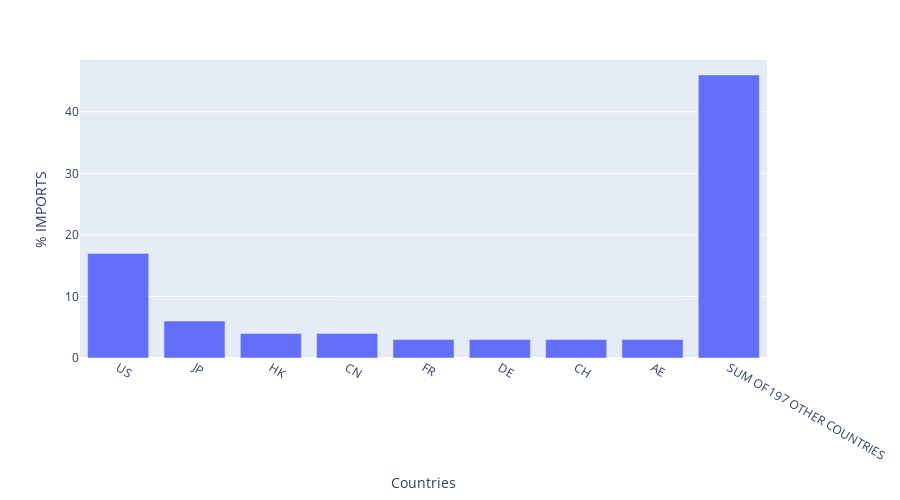

Write notebook code for a chart like this one.
### Code cell
fig3 = px.bar(Importers, x='Countries', y='Percent',
             labels={'Percent':'% IMPORTS'}, height=500)
fig3.show()

### Figure 1 — Plotly figure (JSON) as saved in the notebook; plotly's stock layout.template omitted (floating-point values rounded to 4 significant figures)
{"data": [{"alignmentgroup": "True", "hovertemplate": "Countries=%{x}<br>% IMPORTS=%{y}<extra></extra>", "legendgroup": "", "marker": {"color": "#636efa"}, "name": "", "offsetgroup": "", "orientation": "v", "showlegend": false, "textposition": "auto", "type": "bar", "x": ["US", "JP", "HK", "CN", "FR", "DE", "CH", "AE", "SUM OF 197 OTHER COUNTRIES"], "xaxis": "x", "y": [17, 6, 4, 4, 3, 3, 3, 3, 46], "yaxis": "y"}], "layout": {"barmode": "relative", "height": 500, "legend": {"tracegroupgap": 0}, "margin": {"t": 60}, "xaxis": {"anchor": "y", "domain": [0, 1], "title": {"text": "Countries"}}, "yaxis": {"anchor": "x", "domain": [0, 1], "title": {"text": "% IMPORTS"}}}}
